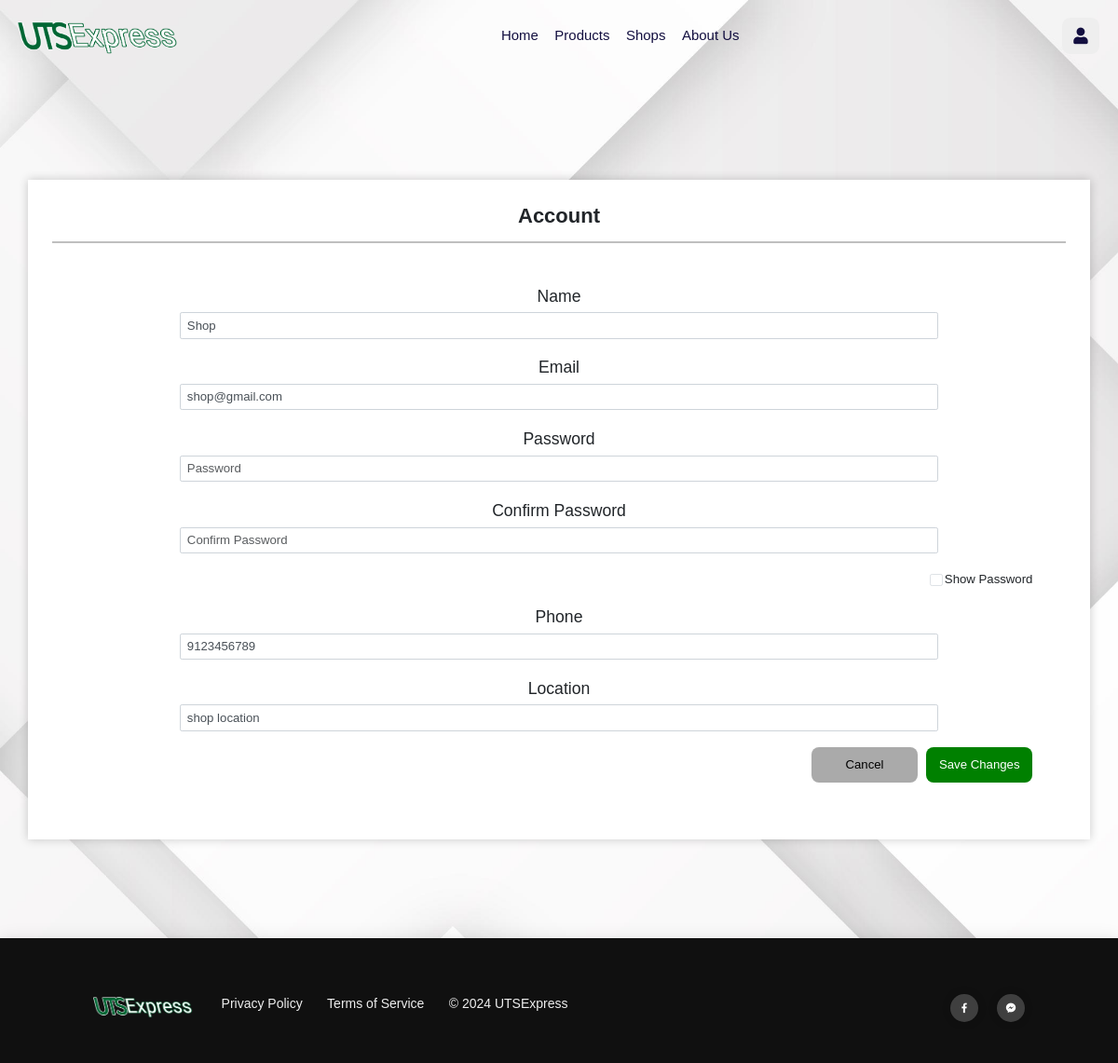
Before: /shop/profile.php (signed in) with the older database file.
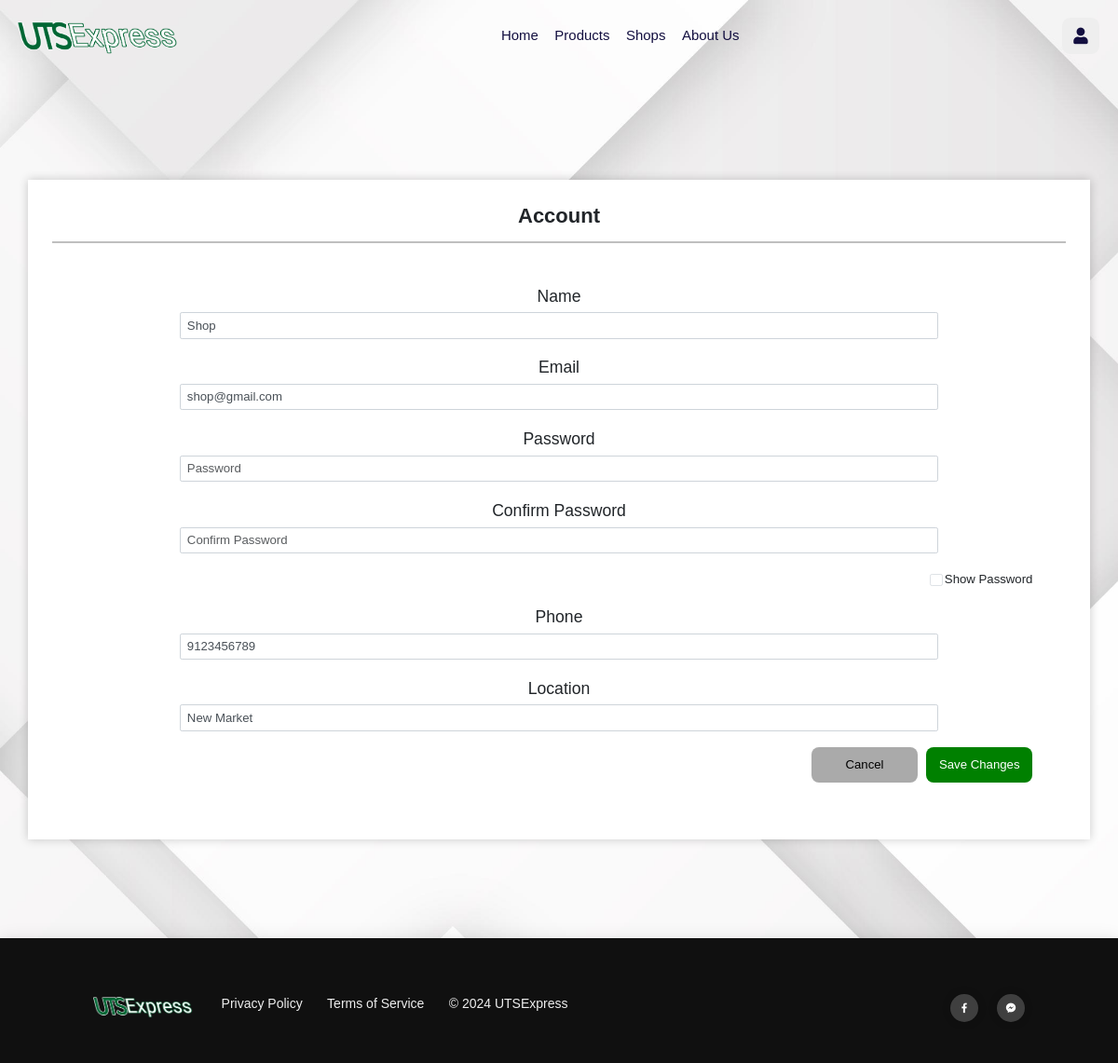
After: the same page with the newer database file.
### tables this page shows
CREATE TABLE `shopdata` (
  `shop_ID` int(8) NOT NULL,
  `shop_Name` varchar(100) NOT NULL,
  `shop_Phone` bigint(11) NOT NULL,
  `shop_Location` varchar(100) DEFAULT NULL
);

### db/action.php (called while the page is built, shortened)
<?php
class Database
{
    protected $conn;
    public function __construct($conn)
    {
        $this->conn = $conn;
    }
    public function executeQuery($sql)
    {
        $result = $this->conn->query($sql);
        $data = array();
        if ($result->num_rows > 0) {
            while ($row = $result->fetch_assoc()) {
                $data_row = array();
                foreach ($row as $r) {
                    array_push($data_row, $r);
                }
                array_push($data, $data_row);
            }
        }
        return $data;
    }
    public function showRecords($table, $condition = null)
    {
        $sql = "Select * from $table";
        if ($condition != null) {
            $sql .= " $condition";
        }
        return $this->executeQuery($sql);
    }
}

### db/connection.php (called while the page is built)
<?php
class Connection {
    private $DAddress = "localhost";
    private $DUsername = "root";
    private $DPass = "";
    private $DName = "uts_db";
    public function connect() {
        $conn = new mysqli($this->DAddress, $this->DUsername, $this->DPass, $this->DName);
        if ($conn->connect_error) {
            die("Connection failed: ". $conn->connect_error);
        }
        else {
            return $conn;
        }
    }
}

### shop/profile.php (the view, shortened to what this page needs)
<?php
include '../db/action.php';
include '../db/connection.php';
$id = $_SESSION['user_ID'];
$conn = new Connection();
$database = new Database($conn->connect());
$data = $database->showRecords('shopdata', "WHERE shop_ID = $id");
$data2 = $database->showRecords('shoplogin', "WHERE shop_ID = $id");
?>
<!DOCTYPE html>
<html>
<head>
    <?php include '../includes/head.Include.php' ?>
    <link href="https://cdn.jsdelivr.net/npm/bootstrap@5.3.0-alpha3/dist/css/bootstrap.min.css" rel="stylesheet"
>
    <link rel="stylesheet" href="../css/profile.css">
</head>
<body>
    <?php include '../includes/header.Include.php'; ?>
    <div class="main">
        <div class="container">
            <div class="top">
                <h1 style="font-weight: 600;">Account</h1>
            </div>
            <hr>
            <div class="form">
                <form method="post" action="edit.php">
                    <div class="form-row">
                        <label for="shop_Name" class="form-label">Name</label>
                        <input class="form-control" oninput="letterOnly(this.id);" type="text" name="shop_Name" id="shop_Name"
                            value="<?= $data[0][1] ?>" placeholder="Name">
                    </div>
                    <div class="form-row">
                        <label for="shop_Email" class="form-label">Email</label>
                        <input class="form-control" oninput="letterOnly(this.id);" type="email" name="shop_Email" id="shop_Email"
                            value="<?= $data2[0][1] ?>" placeholder="Email">
                    </div>
                    <div class="form-row">
                        <label for="shop_Password" class="form-label">Password</label>
                        <input class="form-control" oninput="validSymbol(this.id);" type="password" name="shop_Password" id="shop_Password" placeholder="Password">
                    </div>
                    <div class="form-row">
                        <label for="shop_ConfirmPassword" class="form-label">Confirm Password</label>
                        <input class="form-control" oninput="validSymbol(this.id);" type="password" name="shop_ConfirmPassword" id="shop_ConfirmPassword" placeholder="Confirm Password">
                    </div>
                    <div class="form-row-end">
                        <input type="checkbox" class="form-check-input" onclick="showPassword('shop_Password','shop_ConfirmPassword')"><a>Show Password</a>
                    </div>
                    <div class="form-row">
                        <label for="shop_Phone" class="form-label">Phone</label>
                        <input class="form-control" oninput="numberOnly(this.id);" type="text" name="shop_Phone" id="shop_Phone"
                            value="<?= $data[0][2] ?>" placeholder="Phone number">
                    </div>
                    <div class="form-row">
                        <label for="shop_Location" class="form-label">Location</label>
                        <input class="form-control" oninput="validSymbol(this.id);" type="text" name="shop_Location" id="shop_Location"
                            value="<?= $data[0][3] ?>" placeholder="Location">
                    </div>
                    <div class="form-row-btn">
                        <button type="button" class="form-btn cancel"
                            onclick="window.location.href='../'"><span class="btn-text">Cancel</span></button>
                        <button type="submit" name="edit" class="form-btn create"><span class="btn-text">Save Changes</span><i class="bi bi-check-lg btn-icon"></i></button>
                    </div>
                </form>
            </div>
        </div>
    </div>
    <?php include '../includes/footer.Include.php'; ?>
</body>
</html>

Changed rows visible on the page:
changed shopdata "Shop": shop_Location "shop location" → "New Market"
